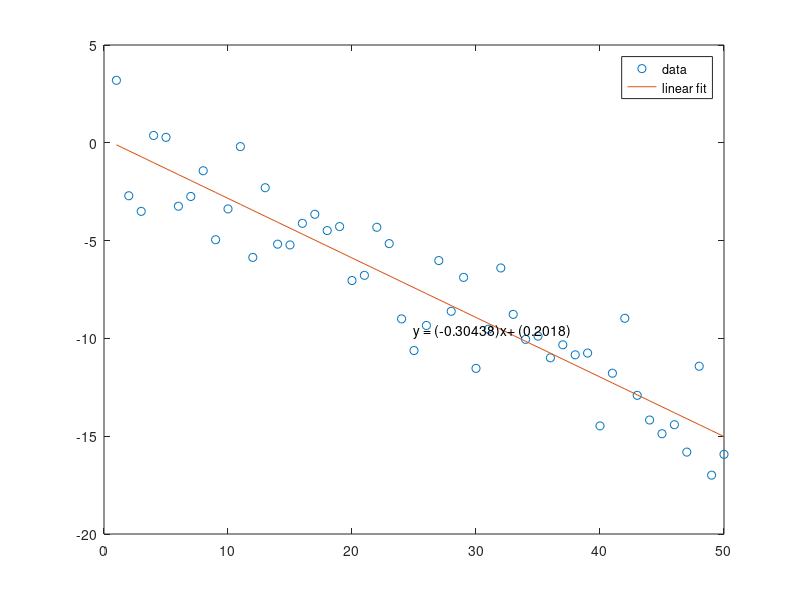

Here is the MATLAB script that generated this plot:
x = 1:50; 
y = -0.3*x + 2*randn(1,50); 
p = polyfit(x,y,1); 
f = polyval(p,x); 
plot(x,y,'o',x,f,'-') 
legend('data','linear fit') 
txt1 = ['y = (' num2str(p(1)) ')x+ (' num2str(p(2)) ')'];
text(x(25), y(25) + 1, txt1);
disp(p(1))
disp(p(2))